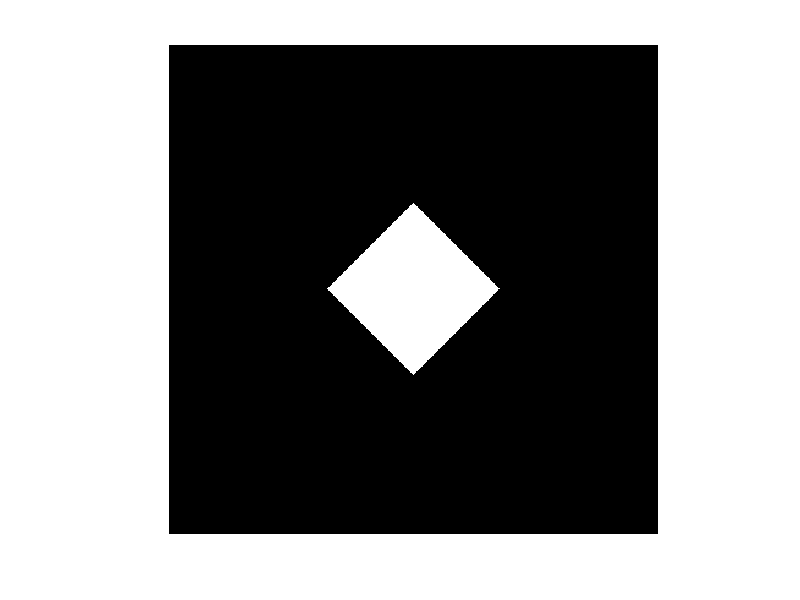

Write the MATLAB code that produced this figure.
A = zeros(400, 400);
Cx = 200;
Cy = 200;
myrad = 70;
for i=1 :1:400
    for j=1:1:400
        if (abs(i-Cx) + abs(j-Cy)) <=myrad
            A(i,j) = 255;
        else
            continue
        end
    end
end

figure;imshow(A)